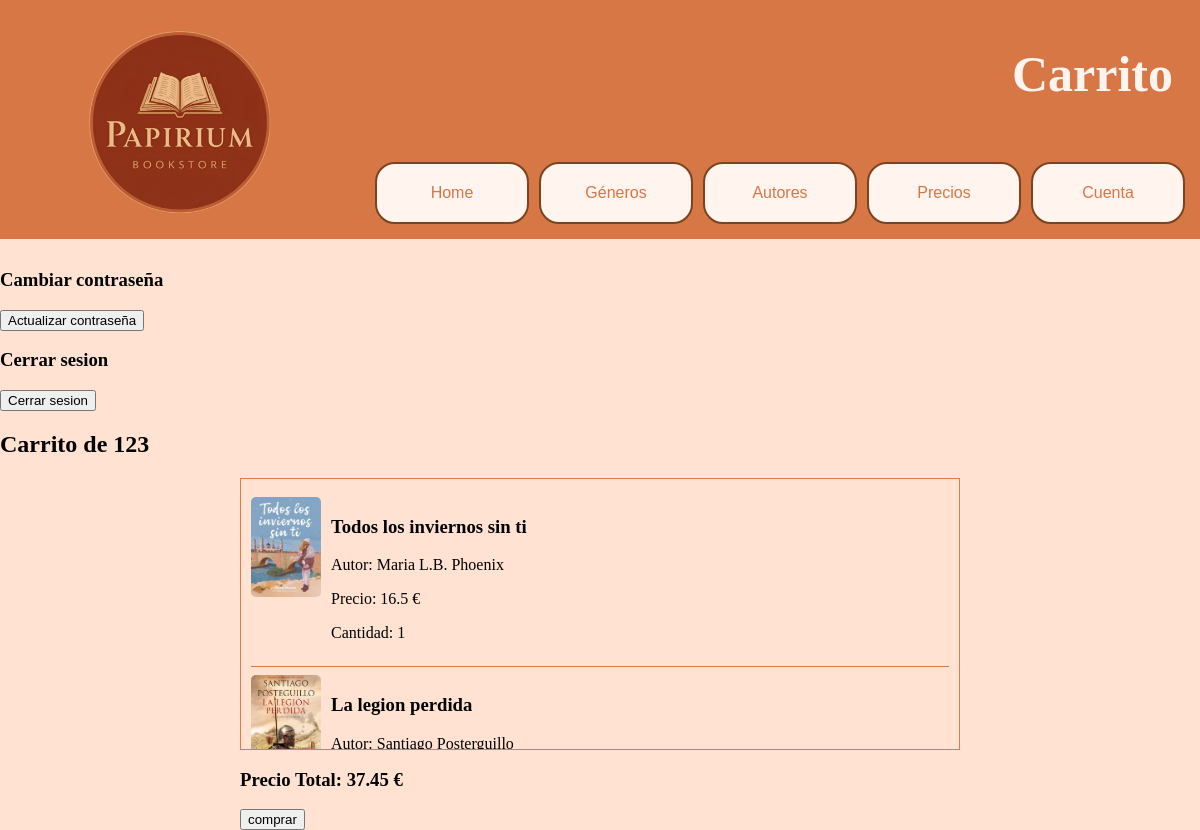
/app/carrito/ (signed in), run on an earlier commit of the app's database.
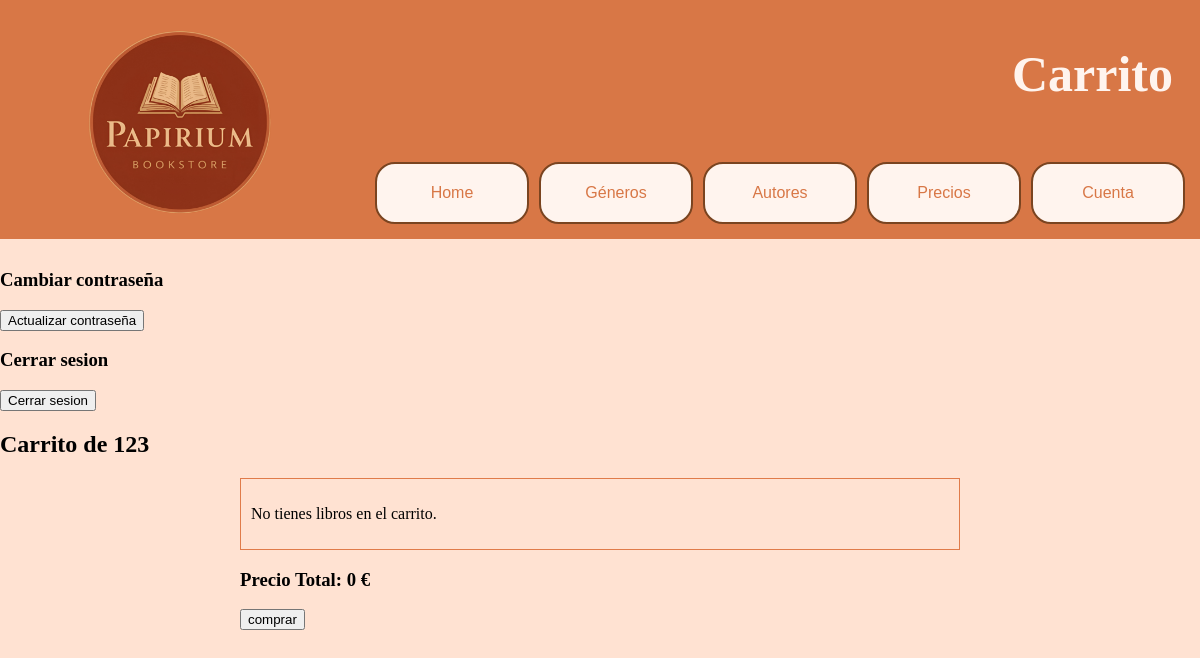
And on a later commit of the database.
### appLibreria/models.py (models this page shows, shortened)
class CarritoItem(models.Model):
    carrito = models.ForeignKey('Carrito', related_name='items', on_delete=models.CASCADE)#Para invocar los libros que contiene el carrito utilizamos items
    libro = models.ForeignKey(Libro, on_delete=models.CASCADE)
    cantidad = models.PositiveIntegerField(default=1)

class Libro(models.Model):
    isbn=models.CharField(max_length=13,primary_key=True)
    titulo=models.CharField(max_length=100)
    imagen=models.ImageField(upload_to='',null=True)#El uploadto es si en media tenemos subcarpetas deberiamos de especificar pero en este caso no
    descripcion=models.CharField(max_length=300)
    fecha_publicacion=models.DateField()#Importante: No hay en django una función que solo se pueda poner año y mes
    precio=models.FloatField()
    num_paginas=models.IntegerField()
    stock=models.IntegerField()
    autor=models.ForeignKey(Autor,on_delete=models.CASCADE)
    editorial=models.ForeignKey(Editorial,on_delete=models.CASCADE)
    class Genero(models.TextChoices):
        historico= "H", "Historico" #Se pone dos veces ya que el primer valor es lo que se guarda en la bd y la segunda lo que se vera en las templates
        romance= "R", "Romance"
        accion= "A", "Acción"
        fantasia= "F", "Fantasía"
    genero=models.CharField(max_length=1,choices=Genero.choices)#Se limita la elección a las de genero
    class Idioma(models.TextChoices):
        espaniol="ESP", "Español"
        euskera="EUS", "Euskera"
        ingles="ENG", "Ingles"
    idioma=models.CharField(max_length=3,choices=Idioma.choices)

class Autor(models.Model):
    nombre=models.CharField(max_length=50)#No se pone la id por que la base de datos asigna automaticamente la id

class Carrito(models.Model):
    usuario=models.OneToOneField(User, on_delete=models.CASCADE)
    @property
    def total(self):
        return sum(item.libro.precio * item.cantidad for item in self.items.all()) #EN vez de atributo es funcion, mas exacto y mas facil de utilizar

### appLibreria/views.py (the view)
# urls.py: path('carrito/', views.ver_carrito, name='ver_carrito'),
@login_required
def ver_carrito(request):
    carrito ,creado = models.Carrito.objects.get_or_create(usuario=request.user)# Esta con coma ya que aqui se crea el carrito una vez que el usuario accede por primera vez o detecta si esta creado, por lo tanto el carrito sería el tipo de item y el creado es true o false
    items=carrito.items.all()#Obtenemos los libros con su precio y la cantidad de los mismos
    context = {
        'usuario': request.user,
        'carrito': carrito,
        'items':items,
        'total': carrito.total
    }
    return render(request, "carrito.html", context)

### appLibreria/templates/carrito.html (shortened to what this page needs)
{% extends "base.html"%}
{% block titleXD %}Carrito{%endblock%}
{%block main%}
    <article>
        <h3>Cambiar contraseña</h3>
        <form method="post" action="{% url 'actualizar_contraseña' %}">
            <button type="submit">Actualizar contraseña</button>
        </form>
        <h3>Cerrar sesion</h3>
        <form method="post" action="{% url 'logOut' %}">
            <button type="submit">Cerrar sesion</button>
        </form>
    </article>
    <h2>Carrito de {{usuario.username}}</h2>
    <div class="carrito-contenedor">
        <div class="carrito-lista">
            {% if carrito.items.all %}
                {% for item in carrito.items.all %}
                <div class="carrito-item">
                    <img class="carrito-imagen"
                         src="{{ item.libro.imagen.url }}"
                         alt="{{ item.libro.titulo }}">
                    <div class="carrito-info">
                        <h3>{{ item.libro.titulo }}</h3>
                        <p>Autor: {{ item.libro.autor.nombre }}</p>
                        <p class="precio">Precio: {{ item.libro.precio }} €</p>
                        <p>Cantidad: {{ item.cantidad }}</p>
                    </div>
                </div>
                {% endfor %}
            {% else %}
                <p>No tienes libros en el carrito.</p>
            {% endif %}
        </div>
        <h3>Precio Total: {{carrito.total}} €</h3>
        <form id="botonComprar" action="{%url 'comprar'%}" method="post">
            <button type="submit">comprar</button>
        </form>
    </div>
{%endblock%}

What changed in the data, as far as the page shows it:
removed CarritoItem: libro.imagen (picture), libro.titulo "Todos los inviernos sin ti", libro.autor.nombre "Maria L.B. Phoenix", libro.precio "16.5", cantidad "1"
removed CarritoItem: libro.imagen (picture), libro.titulo "La legion perdida", libro.autor.nombre "Santiago Posterguillo"
computed for Carrito: total "37.45" → "0"
Also different on the page:
text now shown: "No tienes libros en el carrito."
